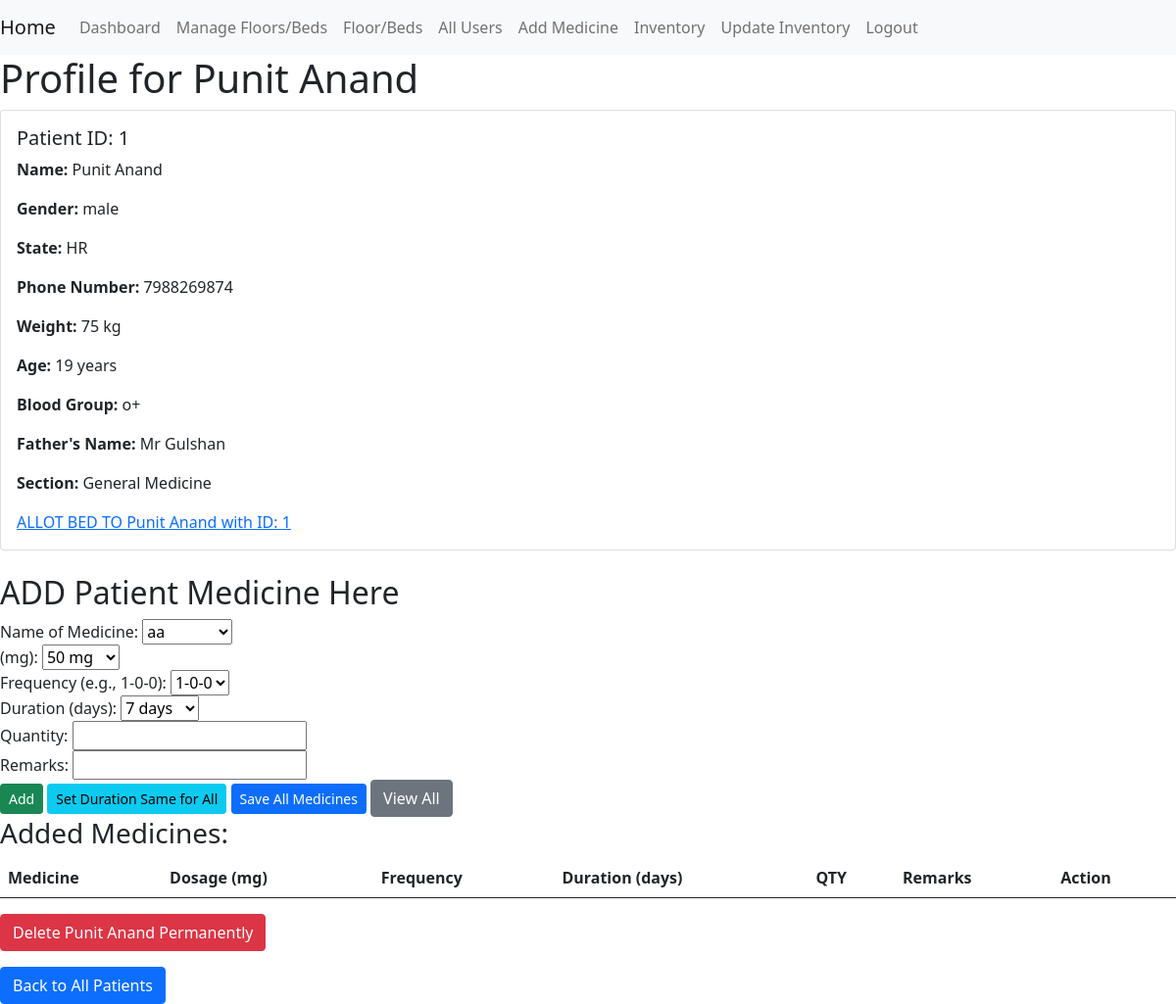
The page /profilepage/1 (signed in) on the database its author committed.
### app.py (models this page shows, shortened)
class Patient_profile(db.Model):
    id = db.Column(db.Integer, primary_key=True)
    name = db.Column(db.Text)
    gender = db.Column(db.Text)
    state = db.Column(db.Text)
    phn_no = db.Column(db.Integer)
    weight = db.Column(db.Integer)
    age = db.Column(db.Integer)
    blood_group = db.Column(db.Text)
    fathers_name = db.Column(db.Text)
    section = db.Column(db.Text)
    can_view_records = db.Column(db.Boolean, default=True, nullable=False, server_default='1')  # Add this column
    patient = db.relationship('Beddb', backref='patient_profile', lazy=True)
    medicines = db.relationship('Medicine', backref='patient_profile', lazy=True)

### app.py (the view)
@app.route('/profilepage/<int:id>', methods=['GET', 'POST'])
@login_required
def profilepage(id):
    if id <= 0:
        abort(400, description="Invalid Patient ID")
    patient = Patient_profile.query.get(id)
    if patient is None:
        abort(404, description="No patient found with the given ID")
    medicines = MedicineInventory.query.all()  # Replace with your actual query method
    return render_template('profilepage.html', patient=patient, medicines=medicines)

### app.py (called while the page is built)
@login_manager.user_loader
def load_user(user_id):
    return User.query.get(int(user_id))

### templates/profilepage.html (shortened to what this page needs)
{% extends "base.html" %}
{% block content %}
<h1>Profile for {{ patient.name }}</h1>
<div class="card">
    <div class="card-body">
        <h5 class="card-title">Patient ID: {{ patient.id }}</h5>
        <p class="card-text"><strong>Name:</strong> {{ patient.name }}</p>
        <p class="card-text"><strong>Gender:</strong> {{ patient.gender }}</p>
        <p class="card-text"><strong>State:</strong> {{ patient.state }}</p>
        <p class="card-text"><strong>Phone Number:</strong> {{ patient.phn_no }}</p>
        <p class="card-text"><strong>Weight:</strong> {{ patient.weight }} kg</p>
        <p class="card-text"><strong>Age:</strong> {{ patient.age }} years</p>
        <p class="card-text"><strong>Blood Group:</strong> {{ patient.blood_group }}</p>
        <p class="card-text"><strong>Father's Name:</strong> {{ patient.fathers_name }}</p>
        <p class="card-text"><strong>Section:</strong> {{ patient.section }}</p>
        <a href="{{ url_for('bedinfo') }}">ALLOT BED TO {{ patient.name }} with ID: {{ patient.id }} </a>
    </div>
</div>
<br>
<h2>ADD Patient Medicine Here</h2>
<form id="medicine-form">
    <div class="form-group">
        <label for="med_name">Name of Medicine:</label>
        <select name="med_name" id="med_name" required>
            {% for med in medicines %}
                <option value="{{ med.name }}">{{ med.name }}</option>
            {% endfor %}
        </select>
    </div>
    <div class="form-group">
        <label for="dosage">(mg):</label>
        <select name="dosage" id="dosage" required>
            <option value="50">50 mg</option>
        </select>
    </div>
    <div class="form-group">
        <label for="freq">Frequency (e.g., 1-0-0):</label>
        <select name="freq" id="freq" required>
            <option value="1-0-0">1-0-0</option>
        </select>
    </div>
    <div class="form-group">
        <label for="duration">Duration (days):</label>
        <select name="duration" id="duration" required>
            <option value="7">7 days</option>
        </select>
    </div>
    <div class="form-group">
        <label for="qty">Quantity:</label>
        <input name="qty" id="qty" type="number">
    </div>
    <div class="form-group">
        <label for="remarks">Remarks:</label>
        <input type="text" name="remarks" id="remarks">
    </div>
    <button type="button" id="add-medicine" class="btn btn-sm btn-success">Add</button>
    <button type="button" id="set-duration-same" class="btn btn-sm btn-info">Set Duration Same for All</button>
    <button type="button" id="save-all" class="btn btn-sm btn-primary">Save All Medicines</button>
    <a class="btn btn-secondary" href="{{ url_for('medicine_history', id=patient.id) }}">View All</a>
</form>
<h3>Added Medicines:</h3>
<table id="medicine-table" class="table">
    <thead>
        <tr>
            <th>Medicine</th>
            <th>Dosage (mg)</th>
            <th>Frequency</th>
            <th>Duration (days)</th>
            <th>QTY</th>
            <th>Remarks</th>
            <th>Action</th>
        </tr>
    </thead>
</table>
<form action="{{ url_for('delete_patient_permanently', id=patient.id) }}" method="POST" onsubmit="return confirm('Are you sure you want to delete {{ patient.name }} permanently?');">
    <button type="submit" class="btn btn-danger">Delete {{ patient.name }} Permanently</button>
</form>
<a href="{{ url_for('view_all') }}" class="btn btn-primary mt-3">Back to All Patients</a>
{% endblock %}

### rows shown on the page
Patient_profile: name "Punit Anand", id "1", gender "male", state "HR", phn_no "7988269874", weight "75", age "19", blood_group "o+", fathers_name "Mr Gulshan", section "General Medicine"

### other values the page prints
form field med_name "aa"
